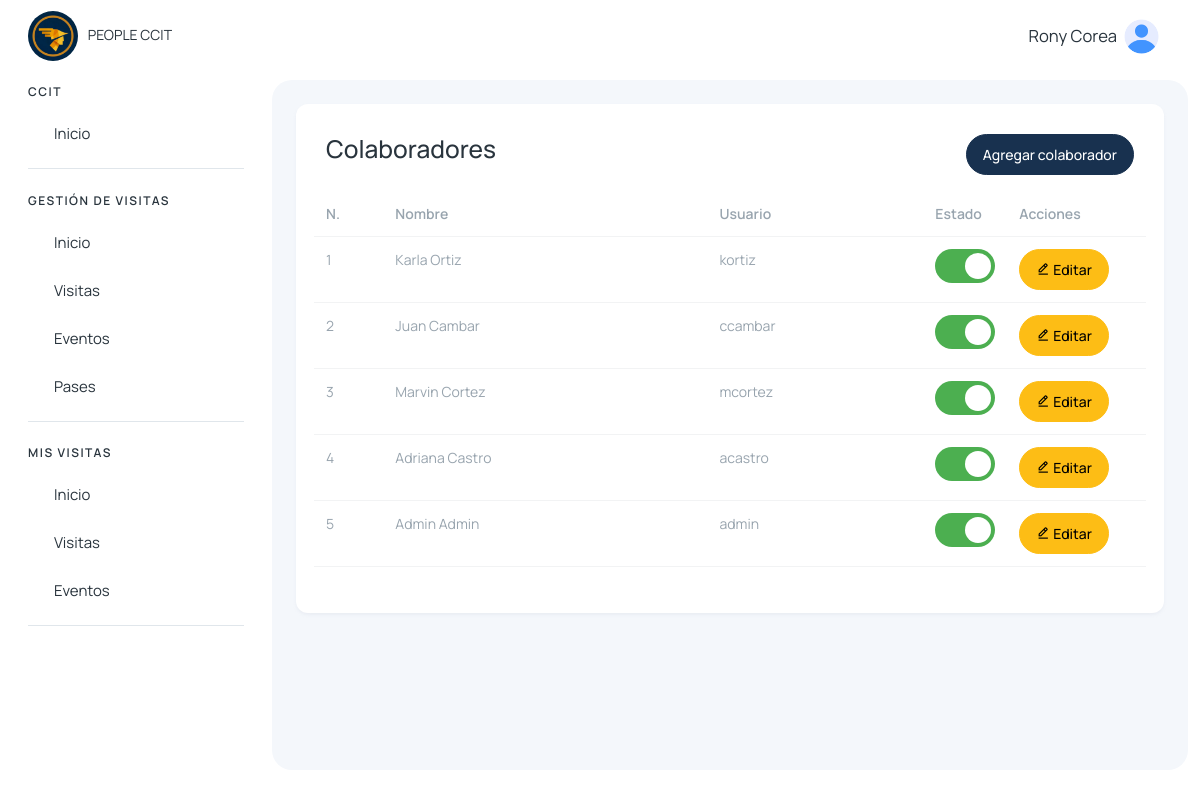
Page /empleados/ (signed in) on the committed database.
### visitantes/models.py (models this page shows)
class Colaborador(models.Model):
    nombre = models.CharField(max_length=255)
    usuario = models.CharField(max_length=255)
    estado = models.CharField(max_length=50, choices=[('activo', 'Activo'), ('inactivo', 'Inactivo')])
    created_at = models.DateTimeField(auto_now_add=True)
    updated_at = models.DateTimeField(auto_now=True)

### visitantes/views.py (the view)
# urls.py: path('', include('colaboradores.urls')),
@login_required
def colaboradores(request):
    colaboradores = Colaborador.objects.all()
    return render(request, 'parametros/colaboradores.html', {
        'colaboradores': colaboradores
    })

### visitantes/context_processors.py (called while the page is built)
def grupos_usuario(request):
    if request.user.is_authenticated:
        grupos = request.user.groups.all()
    else:
        grupos = []
    return {'user_grupos': grupos}

### templates/parametros/colaboradores.html (shortened to what this page needs)
{% extends 'layout/layout.html' %}
{% block content %}
{% load static %}
<div class="row">
    <div class="mb-3">
        <div class="row">
            <div class="col-6">
                <h3>Colaboradores</h3>
            </div>
            <div class="col-6 d-flex justify-content-end">
                <button type="button" class="btn btn-primary col-auto" data-bs-toggle="modal" data-bs-target="#agregarMotivo">
                    Agregar colaborador
                </button>
            </div>
        </div>
    </div>
    <table class="table table-hover table-sm">
        <thead>
            <tr>
                <th>N.</th>
                <th>Nombre</th>
                <th>Usuario</th>
                <th>Estado</th>
                <th>Acciones</th>
            </tr>
        </thead>
        <tbody>
            {% for colaborador in colaboradores %}
            <tr>
                <td class="col-1">{{ forloop.counter }}</td>
                <td class="col-auto">{{ colaborador.nombre }}</td>
                <td class="col-auto">{{ colaborador.usuario }}</td>
                <td class="col-1">
                    <label class="ios-switch">
                        <span class="slider"></span>
                      </label>
                </td>
                <td class="col-2">
                    <a href="{% url 'editar_colaborador' colaborador.id %}" class="btn btn-warning" data-bs-toggle="modal" data-bs-target="#editarAccion{{colaborador.id}}"><i class='bx bx-edit-alt'></i> Editar</a>
                </td>
            </tr>
            {% empty %}
                <tr>
                    <td colspan="4" class="text-center">No hay acciones registradas.</td>
                </tr>
            {% endfor %}
        </tbody>
    </table>
</div>
{% endblock %}

### templates/layout/layout.html (shortened to what this page needs)
{% load static %}
<!DOCTYPE html>
<html lang="en">
<head>
    <link href='https://unpkg.com/boxicons@2.1.4/css/boxicons.min.css' rel='stylesheet'>
    <link rel="stylesheet" href="https://cdn.jsdelivr.net/npm/sweetalert2@11.4.4/dist/sweetalert2.min.css">
    <link rel="stylesheet" href="{% static '/assets/css/styles.min.css' %}" />
</head>
<body>
  <div class="page-wrapper" id="main-wrapper" data-layout="vertical" data-navbarbg="skin6" data-sidebartype="full"
  data-sidebar-position="fixed" data-header-position="fixed">
    <aside class="left-sidebar">
        <div>
            <div class="brand-logo d-flex align-items-center justify-content-between">
                <a href="{% url 'inicio_recepcion' %}" class="text-nowrap logo-img">
                    <img class="rounded-circle" width="50" src="{% static '/img/logo.png' %}" alt="logo" style="margin-right: 7px" />
                    PEOPLE CCIT
                </a>
            </div>
            <nav class="sidebar-nav scroll-sidebar" data-simplebar="">
                <ul id="sidebarnav">
                    <li class="nav-small-cap">
                        <span class="hide-menu">CCIT</span>
                    </li>
                    <li class="sidebar-item">
                        <a class="sidebar-link" href="{% url 'home' %}" aria-expanded="false">
                            <span class="hide-menu">Inicio</span>
                        </a>
                    </li>
                    {% for grupo in user_grupos %}
                        {% if grupo.name == "visitas_recepcion_group" or grupo.name == "admin_group" or grupo.name == 'super_admin' %}
                            <li class="nav-small-cap">
                                <span class="hide-menu">GESTIÓN DE VISITAS</span>
                            </li>
                            <li class="sidebar-item">
                                <a class="sidebar-link" href="{% url 'inicio_recepcion' %}" aria-expanded="false">
                                    <span class="hide-menu">Inicio</span>
                                </a>
                            </li>
                            <li class="sidebar-item">
                                <a class="sidebar-link" href="{% url 'visitas_recepcion' %}" aria-expanded="false">
                                    <span class="hide-menu">Visitas</span>
                                </a>
                            </li>
                            <li class="sidebar-item">
                                <a class="sidebar-link" href="{% url 'eventos_capacitaciones' %}" aria-expanded="false">
                                    <span class="hide-menu">Eventos</span>
                                </a>
                            </li>
                            <li class="sidebar-item">
                                <a class="sidebar-link" href="{% url 'pases_recepcion' %}" aria-expanded="false">
                                    <span class="hide-menu">Pases</span>
                                </a>
                            </li>
                        {% endif %}
                    {% endfor %}
                    {% for grupo in user_grupos %}
                        {% if grupo.name == "visitas_colaborador_group" or grupo.name == 'visitas_it_group' %}
                            <li class="nav-small-cap">
                                <span class="hide-menu">MIS VISITAS</span>
                            </li>
                            <li class="sidebar-item">
                                <a class="sidebar-link" href="{% url 'colaboradores_home' %}" aria-expanded="false">
                                    <span class="hide-menu">Inicio</span>
                                </a>
                            </li>
                            <li class="sidebar-item">
                                <a class="sidebar-link" href="{% url 'visitas_colaborador' %}" aria-expanded="false">
                                    <span class="hide-menu">Visitas</span>
                                </a>
                            </li>
                            <li class="sidebar-item">
                                <a class="sidebar-link" href="{% url 'eventos_capacitaciones_colaborador' %}" aria-expanded="false">
                                    <span class="hide-menu">Eventos</span>
                                </a>
                            </li>
                        {% endif %}
                    {% endfor %}
                </ul>
            </nav>
        </div>
    </aside>
  <div class="body-wrapper">
    <header class="app-header">
        <nav class="navbar navbar-expand-lg navbar-light">
            <div class="navbar-collapse justify-content-end px-0" id="navbarNav">
                <ul class="navbar-nav flex-row ms-auto align-items-center justify-content-end">
                    <li class="nav-item dropdown">
                        <a class="nav-link " href="javascript:void(0)" id="drop2" data-bs-toggle="dropdown"
                            aria-expanded="false">
                            <small style="font-size: smaller; margin-right: 7px;">
                                {{request.user.first_name}} {{request.user.last_name}}
                            </small>
                            <img src="{% static '/img/home/user.png' %}" alt="" width="35" height="35" class="rounded-circle">
                        </a>
                    </li>
                </ul>
            </div>
        </nav>
    </header>
            <div class="body-wrapper-inner">
                <div class="container-fluid">
                    <div class="card">
                        <div class="card-body">
                            {% block content %} {% endblock %}
                        </div>
                    </div>
                </div>
            </div>
        </div>
    </div>
</body>
</html>

### templates/layout/layout.html (style rules this page uses)
.btn { border-radius: 25px; }
.body-wrapper .container-fluid { max-width: 1500px; }

### templates/parametros/colaboradores.html (style rules this page uses)
.ios-switch { position: relative; display: inline-block; width: 60px; height: 34px; }
.ios-switch .slider { position: absolute; cursor: pointer; top: 0; left: 0; right: 0; bottom: 0; background-color: #ccc; transition: 0.4s; border-radius: 34px; }
.ios-switch .slider:before { position: absolute; content: ""; height: 26px; width: 26px; border-radius: 50%; left: 4px; bottom: 4px; background-color: white; transition: 0.4s; }
.ios-switch input:checked + .slider { background-color: #4CAF50; }
.ios-switch input:checked + .slider:before { transform: translateX(26px); }

### rows in the picture
Colaborador: nombre "Karla Ortiz", usuario "kortiz"
Colaborador: nombre "Juan Cambar", usuario "ccambar"
Colaborador: nombre "Marvin Cortez", usuario "mcortez"
Colaborador: nombre "Adriana Castro", usuario "acastro"
Colaborador: nombre "Admin Admin", usuario "admin"

### other values in the picture
{{ request.user.first_name }} "Rony"
{{ request.user.last_name }} "Corea"
